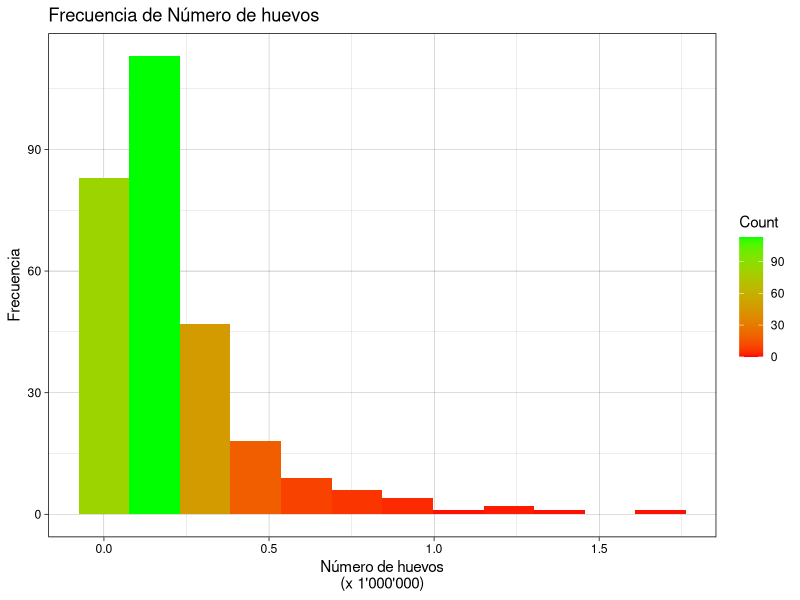
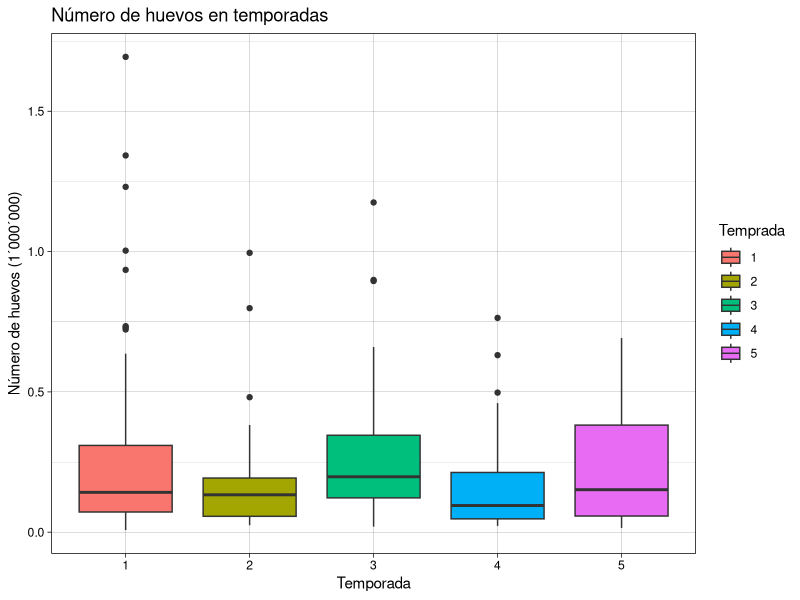
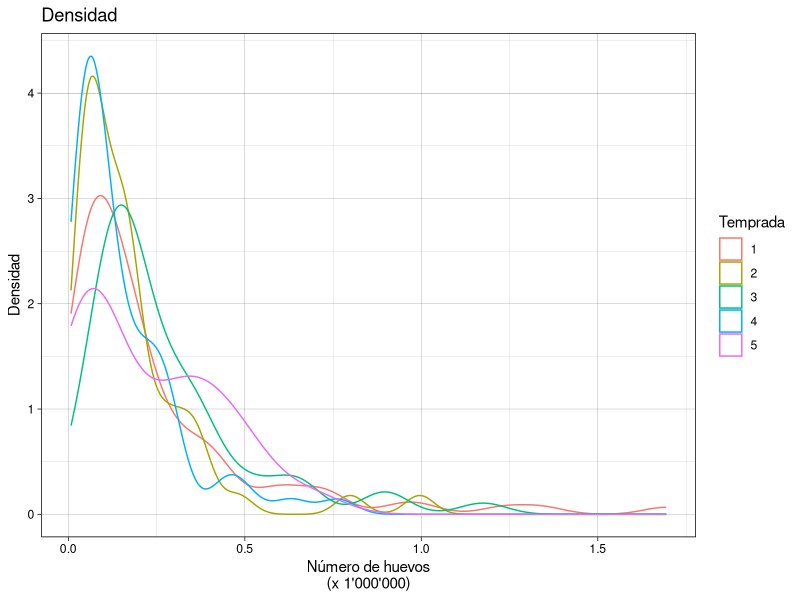
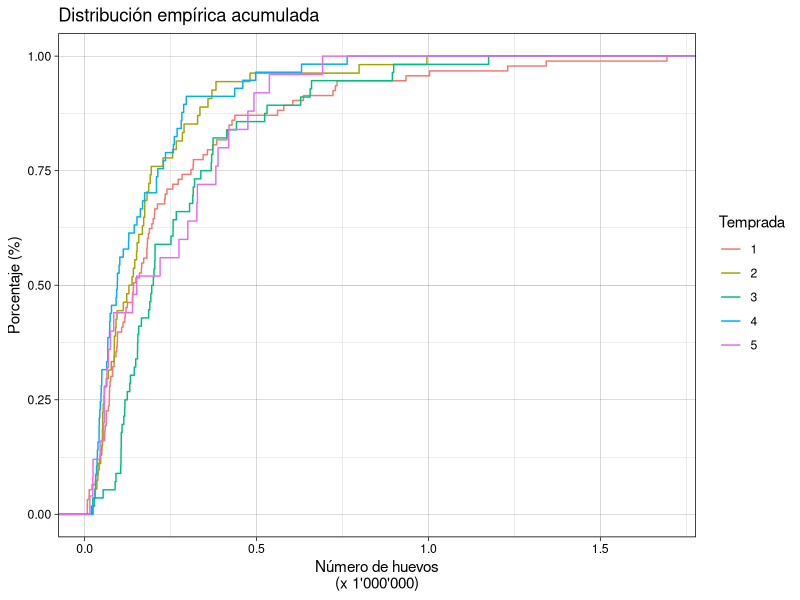
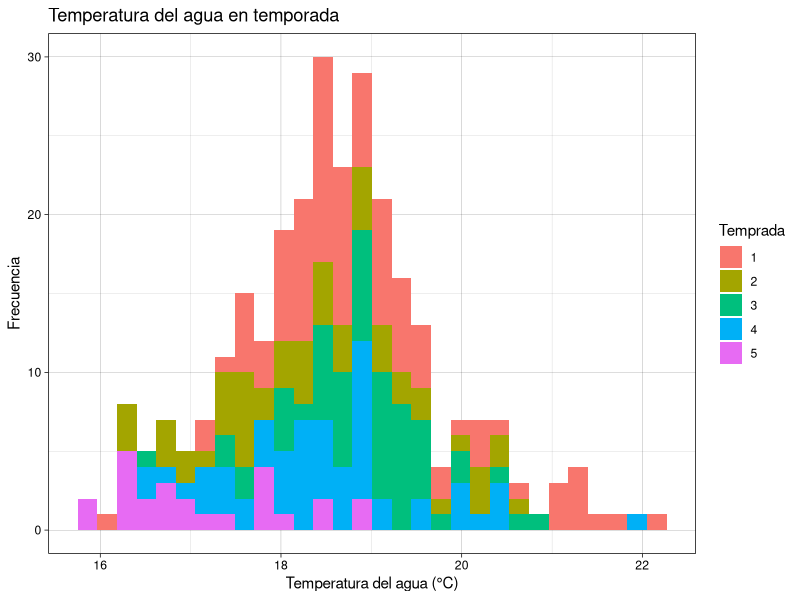
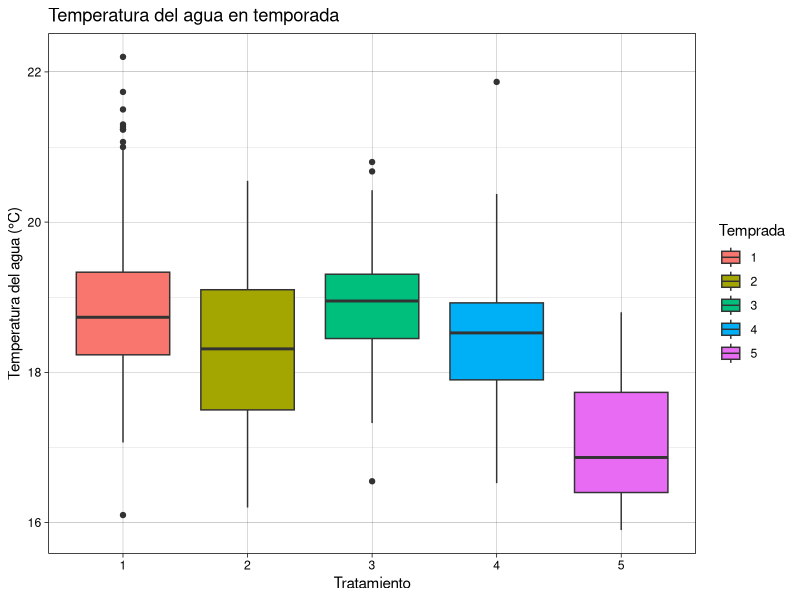
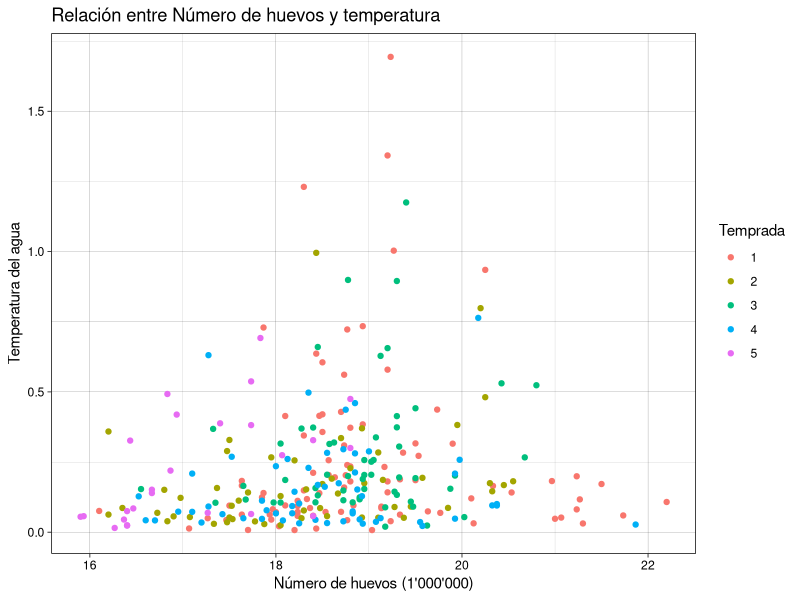
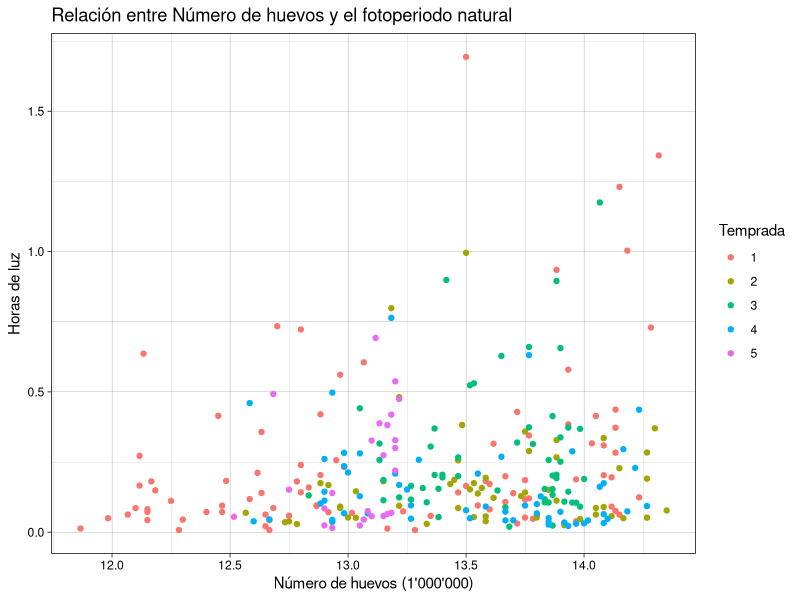

The R source for these figures, in order:
## ---- chunk 1
knitr::opts_chunk$set(echo = FALSE)

#install.packages("readxl")
#install.packages("dplyr")
#install.packages("ggplot2")
#install.packages("knitr")

library(readxl)
library(dplyr)
library(ggplot2)
library(knitr)


## ---- chunk 2
Sargo <- read_excel("Desove.xlsx", sheet = 1)

# summary(na.omit(Sargo))

tablainicio <- head(na.omit(Sargo))
tablainicio %>% knitr::kable(caption = "Datos iniciales de la tabla de datos")

tablafinal <- tail(na.omit(Sargo))
tablafinal %>% knitr::kable(caption = "Datos finales de la tabla de datos")

# str(Sargo)

Tabla <- table(na.omit(Sargo$Temprada))
Tabla %>% knitr::kable(col.names= c('Temporada', 'Número de desoves'), align = "cc", caption = "Cantidad de desoves por temporada")
## ---- chunk 3
Sargo$Year <- as.character(Sargo$Year)
Sargo$month <- factor(Sargo$month, levels = c("Enero", "Febrero", "Marzo","Abril", "Mayo", "Junio", "Julio", "Agosto", "Setiembre", "Octubre", "Noviembre", "Diciembre"))
str(na.omit(Sargo))
## ---- chunk 4
ggplot(Sargo, aes(x = No_of_eggs)) +
  geom_histogram(aes(fill=..count..), bins = 12)+
  theme_linedraw() +
  scale_fill_gradient("Count", low = "red", high = "green")+
  labs(title="Frecuencia de Número de huevos",
     y = "Frecuencia",
     x = "Número de huevos\n(x 1'000'000)")
## ---- chunk 5
ggplot(data = na.omit(Sargo), aes(x= Temprada, y = No_of_eggs, fill=Temprada))+
  geom_boxplot()+
  theme_linedraw() +
  labs(title="Número de huevos en temporadas",
     y = "Número de huevos (1´000´000)",
     x = "Temporada")
## ---- chunk 6
ggplot(data = na.omit(Sargo), aes(x=No_of_eggs))+
  geom_density(aes_string(colour="Temprada"))+
  theme_linedraw() +
  labs(title="Densidad",
     y = "Densidad",
     x = "Número de huevos\n(x 1'000'000)")
## ---- chunk 7
ggplot(data = na.omit(Sargo), aes(x=No_of_eggs, color=Temprada))+
  stat_ecdf(geom = "step")+
  theme_linedraw() +
  labs(title="Distribución empírica acumulada",
     y = "Porcentaje (%)",
     x = "Número de huevos\n(x 1'000'000)")
## ---- chunk 8
ggplot(data = na.omit(Sargo), aes(x = Water_Temp, fill=Temprada)) +
  geom_histogram()+
  theme_linedraw() +
  labs(title="Temperatura del agua en temporada",
     y = "Frecuencia",
     x = "Temperatura del agua (°C)")
## ---- chunk 9
ggplot(data = na.omit(Sargo), aes(x= Temprada, y = Water_Temp, fill=Temprada))+
  geom_boxplot()+
  theme_linedraw() +
  labs(title="Temperatura del agua en temporada",
     x = "Tratamiento",
     y = "Temperatura del agua (°C)")
## ---- chunk 10
ggplot(data = na.omit(Sargo), aes(x=Water_Temp, y=No_of_eggs))+
  geom_point(aes_string(colour="Temprada"))+
  theme_linedraw() +
  labs(title="Relación entre Número de huevos y temperatura",
       x = "Número de huevos (1'000'000)",
       y = "Temperatura del agua")
## ---- chunk 11
ggplot(data = na.omit(Sargo), aes(x=Day_length, y=No_of_eggs))+
  geom_point(aes_string(colour="Temprada"))+
  theme_linedraw() +
  labs(title="Relación entre Número de huevos y el fotoperiodo natural",
       x = "Número de huevos (1'000'000)",
       y = "Horas de luz")
